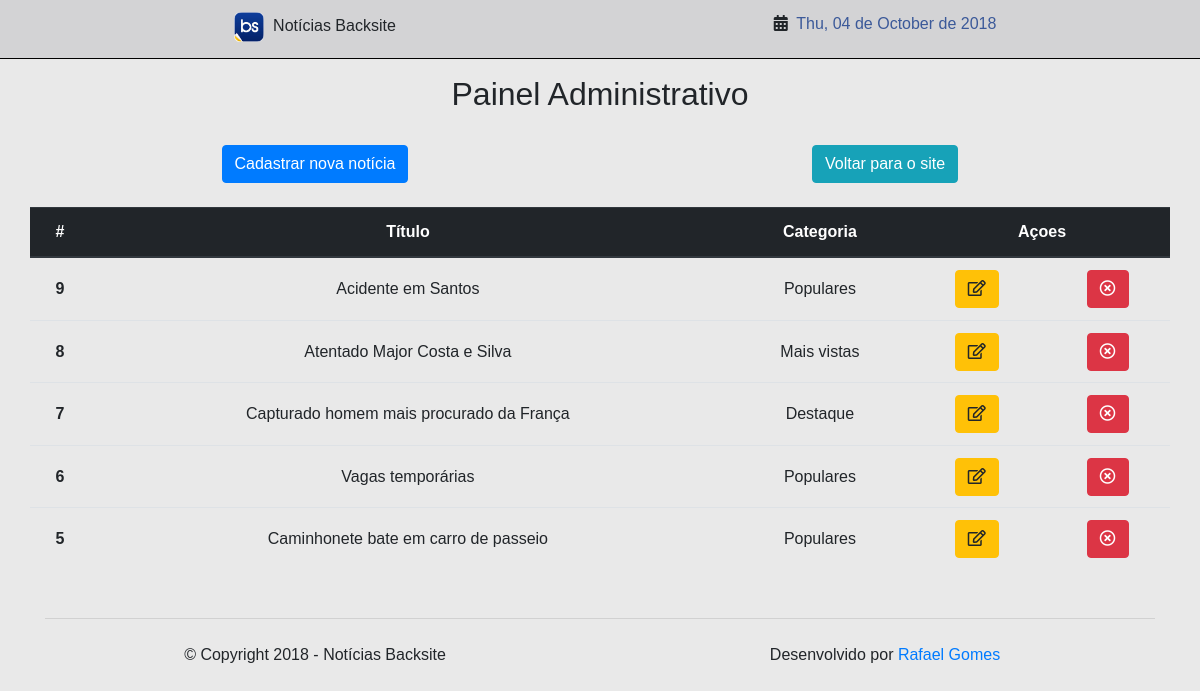
Page /rafaelfgomes/pages/admin.php on the committed database.
### tables this page shows
CREATE TABLE `rafaelfgomes_tbl_news` (
  `id` int(11) NOT NULL AUTO_INCREMENT,
  `news_title` varchar(70) NOT NULL,
  `news_description` varchar(140) NOT NULL,
  `news_slug` varchar(160) NOT NULL,
  `news_keywords` varchar(45) NOT NULL,
  `news_content` varchar(500) NOT NULL,
  `news_image` varchar(180) NOT NULL,
  `category_id` int(11) NOT NULL,
  `created_at` timestamp NULL DEFAULT NULL,
  `updated_at` timestamp NULL DEFAULT NULL,
  PRIMARY KEY (`id`),
  KEY `fk_category` (`category_id`),
  CONSTRAINT `fk_category` FOREIGN KEY (`category_id`) REFERENCES `rafaelfgomes_tbl_categories` (`id`) ON UPDATE CASCADE
);

CREATE TABLE `rafaelfgomes_tbl_categories` (
  `id` int(11) NOT NULL AUTO_INCREMENT,
  `category_name` varchar(50) NOT NULL,
  PRIMARY KEY (`id`)
);

### rafaelfgomes/database/connection.php (called while the page is built, shortened)
<?php
class Connection
{
    private static $instance;
    public static function getInstance()
    {
        if (!isset(self::$instance)) {
            try {
                self::$instance = new PDO('mysql:host=' . HOST . ';dbname=' . DATABASE, USER, PASS);
                self::$instance->setAttribute(PDO::ATTR_ERRMODE, PDO::ERRMODE_EXCEPTION);
                self::$instance->setAttribute(PDO::ATTR_DEFAULT_FETCH_MODE, PDO::FETCH_OBJ);
            } catch (PDOException $e) {
                echo $e->getMessage();
            }
        }
        return self::$instance;
    }
    public static function prepare($sql)
    {
        return self::getInstance()->prepare($sql);
    }
}

### rafaelfgomes/pages/admin.php (the view, shortened to what this page needs)
<?php
  require_once '../database/connection.php';
  $stmt = Connection::prepare('SELECT tn.id, tn.news_title, tc.category_name FROM rafaelfgomes_tbl_news tn INNER JOIN rafaelfgomes_tbl_categories tc ON tn.category_id = tc.id ORDER BY tn.id DESC');
  $stmt->execute();
  $data = $stmt->fetchAll();
  $rowsNumber = $stmt->rowCount();
?>
<!DOCTYPE html>
<html lang="pt-br">
  <head>
    <link rel="stylesheet" href="../css/styles.css" type="text/css">
  </head>
  <body>
    <?php include_once '../partials/_admintop.php'; ?>
    <div class="container">
      <?php include_once '../partials/_admintitle.php' ?>
      <div class="row pt-4 pb-4">
        <div class="col d-flex justify-content-center">
          <a class="btn btn-primary" href="formaddnews.php" role="button">Cadastrar nova notícia</a>
        </div>
        <div class="col d-flex justify-content-center">
          <a class="btn btn-info" href="../index.php" role="button">Voltar para o site</a>
        </div>
      </div>
      <div class="row">
        <table class="table">
          <thead class="thead-dark">
            <tr class="text-center">
              <th scope="col">#</th>
              <th scope="col">Título</th>
              <th scope="col">Categoria</th>
              <th scope="col">Açoes</th>
            </tr>
          </thead>
          <tbody>
            <?php
              if ($rowsNumber >= 1) {
                  echo '<tr class="text-center">';
                  echo '<th class="align-middle" scope="row">' . $data[0]->id . '</th>';
                  echo '<td class="align-middle">' . $data[0]->news_title . '</td>';
                  echo '<td class="align-middle">' . $data[0]->category_name . '</td>';
                  echo '<td class="align-middle">
                          <div class="row">
                            <div class="col">
                              <form action="formeditnews.php" method="POST">
                                <input type="hidden" name="news_id" value="' . $data[0]->id . '">
                                <button class="btn btn-warning"><i class="far fa-edit"></i></button>
                              </form>
                            </div>
                            <div class="col">
                              <form action="deletenews.php" method="POST">
                                <input type="hidden" name="news_id" value="' . $data[0]->id . '">
                                <button class="btn btn-danger"><i class="far fa-times-circle"></i></button>
                              </form>
                            </div>
                          </div>
                        </td>';
                  echo '<tr>';
              }
            ?>
            <?php
              if ($rowsNumber >= 2) {
                  echo '<tr class="text-center">';
                  echo '<th class="align-middle" scope="row">' . $data[1]->id . '</th>';
                  echo '<td class="align-middle">' . $data[1]->news_title . '</td>';
                  echo '<td class="align-middle">' . $data[1]->category_name . '</td>';
                  echo '<td class="align-middle">
                          <div class="row">
                            <div class="col">
                              <form action="formeditnews.php" method="POST">
                                <input type="hidden" name="news_id" value="' . $data[1]->id . '">
                                <button class="btn btn-warning"><i class="far fa-edit"></i></button>
                              </form>
                            </div>
                            <div class="col">
                              <form action="deletenews.php" method="POST">
                                <input type="hidden" name="news_id" value="' . $data[1]->id . '">
                                <button class="btn btn-danger"><i class="far fa-times-circle"></i></button>
                              </form>
                            </div>
                          </div>
                        </td>';
                  echo '<tr>';
              }
            ?>
            <?php
              if ($rowsNumber >= 3) {
                  echo '<tr class="text-center">';
                  echo '<th class="align-middle" scope="row">' . $data[2]->id . '</th>';
                  echo '<td class="align-middle">' . $data[2]->news_title . '</td>';
                  echo '<td class="align-middle">' . $data[2]->category_name . '</td>';
                  echo '<td class="align-middle">
                          <div class="row">
                            <div class="col">
                              <form action="formeditnews.php" method="POST">
                                <input type="hidden" name="news_id" value="' . $data[2]->id . '">
                                <button class="btn btn-warning"><i class="far fa-edit"></i></button>
                              </form>
                            </div>
                            <div class="col">
                              <form action="deletenews.php" method="POST">
                                <input type="hidden" name="news_id" value="' . $data[2]->id . '">
                                <button class="btn btn-danger"><i class="far fa-times-circle"></i></button>
                              </form>
                            </div>
                          </div>
                        </td>';
                  echo '<tr>';
              }
            ?>
            <?php
              if ($rowsNumber >= 4) {
                  echo '<tr class="text-center">';
                  echo '<th class="align-middle" scope="row">' . $data[3]->id . '</th>';
                  echo '<td class="align-middle">' . $data[3]->news_title . '</td>';
                  echo '<td class="align-middle">' . $data[3]->category_name . '</td>';
                  echo '<td class="align-middle">
                          <div class="row">
                            <div class="col">
                              <form action="formeditnews.php" method="POST">
                                <input type="hidden" name="news_id" value="' . $data[3]->id . '">
                                <button class="btn btn-warning"><i class="far fa-edit"></i></button>
                              </form>
                            </div>
                            <div class="col">
                              <form action="deletenews.php" method="POST">
                                <input type="hidden" name="news_id" value="' . $data[3]->id . '">
                                <button class="btn btn-danger"><i class="far fa-times-circle"></i></button>
                              </form>
                            </div>
                          </div>
                        </td>';
                  echo '<tr>';
              }
            ?>
            <?php
              if ($rowsNumber >= 5) {
                  echo '<tr class="text-center">';
                  echo '<th class="align-middle" scope="row">' . $data[4]->id . '</th>';
                  echo '<td class="align-middle">' . $data[4]->news_title . '</td>';
                  echo '<td class="align-middle">' . $data[4]->category_name . '</td>';
                  echo '<td class="align-middle">
                            <div class="row">
                              <div class="col">
                                <form action="formeditnews.php" method="POST">
                                  <input type="hidden" name="news_id" value="' . $data[4]->id . '">
                                  <button class="btn btn-warning"><i class="far fa-edit"></i></button>
                                </form>
                              </div>
                              <div class="col">
                                <form action="deletenews.php" method="POST">
                                  <input type="hidden" name="news_id" value="' . $data[4]->id . '">
                                  <button class="btn btn-danger"><i class="far fa-times-circle"></i></button>
                                </form>
                              </div>
                            </div>
                          </td>';
              }
            ?>
          </tbody>
        </table>
      </div>
    </div>
    <?php include_once '../partials/_adminfooter.php'; ?>
  </body>
</html>

### rafaelfgomes/css/styles.css (style rules this page uses)
body { font-family: "Trebuchet MS", "Lucida Sans Unicode", "Lucida Grande", "Lucida Sans", Arial, sans-serif; background-color: #e9e9e9; }

### rows in the picture
rafaelfgomes_tbl_news: id "9", news_title "Acidente em Santos"
rafaelfgomes_tbl_categories: category_name "Populares"
rafaelfgomes_tbl_news: id "8", news_title "Atentado Major Costa e Silva"
rafaelfgomes_tbl_categories: category_name "Mais vistas"
rafaelfgomes_tbl_news: id "7", news_title "Capturado homem mais procurado da França"
rafaelfgomes_tbl_categories: category_name "Destaque"
rafaelfgomes_tbl_news: id "6", news_title "Vagas temporárias"
rafaelfgomes_tbl_news: id "5", news_title "Caminhonete bate em carro de passeio"
